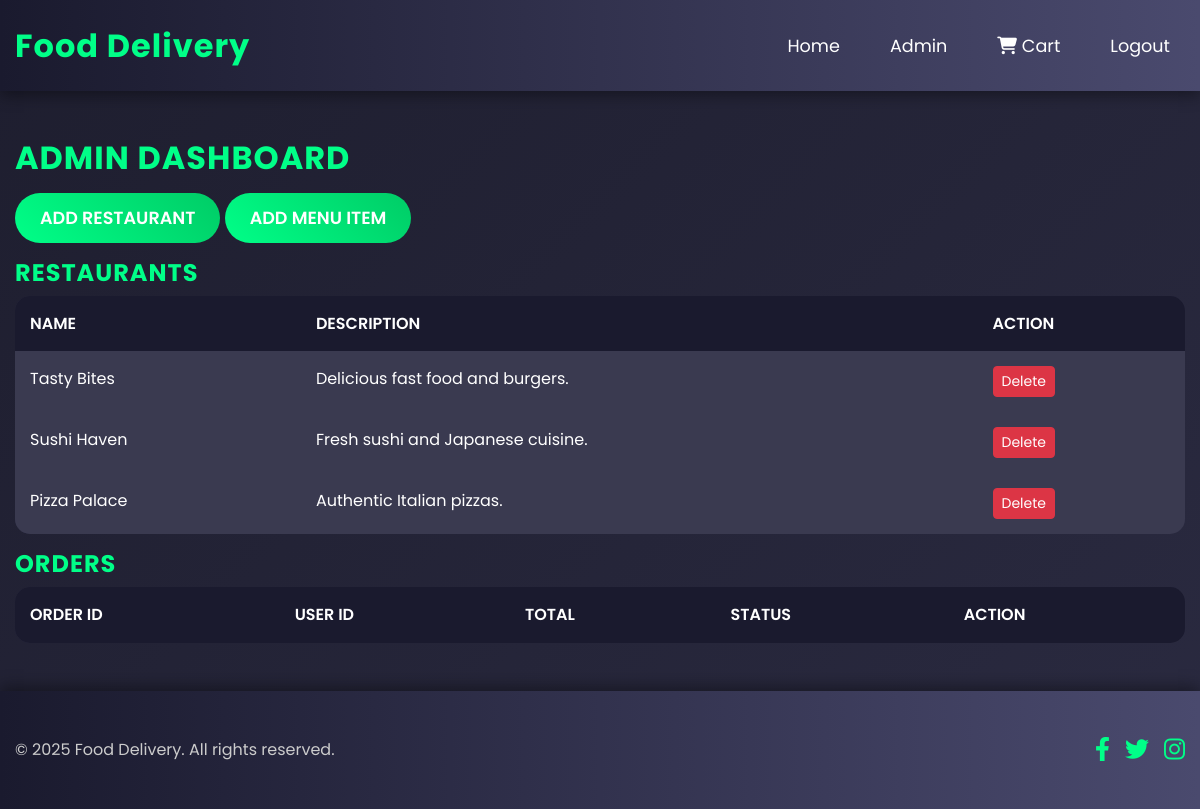
/admin/index.php (signed in), run on the app's committed database.
### tables this page shows
CREATE TABLE restaurants (
    id INT AUTO_INCREMENT PRIMARY KEY,
    name VARCHAR(255) NOT NULL,
    description TEXT,
    image VARCHAR(255),
    created_at TIMESTAMP DEFAULT CURRENT_TIMESTAMP
);

### admin/index.php (the view, shortened to what this page needs)
<?php
require '../includes/config.php';
require '../includes/header.php';
$stmt = $pdo->query("SELECT * FROM restaurants");
$restaurants = $stmt->fetchAll();
?>
<div class="container my-5">
    <h2>Admin Dashboard</h2>
    <a href="add_restaurant.php" class="btn btn-primary mb-3">Add Restaurant</a>
    <a href="add_menu.php" class="btn btn-primary mb-3">Add Menu Item</a>
    <h3>Restaurants</h3>
    <table class="table table-dark">
        <thead>
            <tr>
                <th>Name</th>
                <th>Description</th>
                <th>Action</th>
            </tr>
        </thead>
        <tbody>
            <?php foreach ($restaurants as $restaurant): ?>
                <tr>
                    <td><?php echo $restaurant['name']; ?></td>
                    <td><?php echo $restaurant['description']; ?></td>
                    <td><a href="delete_restaurant.php?id=<?php echo $restaurant['id']; ?>" class="btn btn-danger btn-sm">Delete</a></td>
                </tr>
            <?php endforeach; ?>
        </tbody>
    </table>
    <h3>Orders</h3>
    <table class="table table-dark">
        <thead>
            <tr>
                <th>Order ID</th>
                <th>User ID</th>
                <th>Total</th>
                <th>Status</th>
                <th>Action</th>
            </tr>
        </thead>
    </table>
</div>
<?php require '../includes/footer.php'; ?>

### assets/css/style.css (style rules this page uses)
* { margin: 0; padding: 0; box-sizing: border-box; }
body { font-family: 'Poppins', sans-serif; background: linear-gradient(135deg, #1e1e2f, #2a2a40); color: #fff; min-height: 100vh; line-height: 1.6; }
.container { max-width: 1200px; margin: 0 auto; padding: 0 15px; }
h1, h2, h3 { color: #00ff88; font-weight: 700; text-transform: uppercase; letter-spacing: 1px; }
h2 { font-size: 2rem; margin-bottom: 15px; }
h3 { font-size: 1.5rem; }
.btn-primary { background: linear-gradient(45deg, #00ff88, #00cc66); border: none; border-radius: 50px; padding: 12px 25px; font-size: 1.1rem; font-weight: 600; text-transform: uppercase; transition: transform 0.3s ease, background 0.3s ease; }
.table-dark { background: #2a2a40; border-radius: 15px; overflow: hidden; }
.table-dark th, .table-dark td { border: none; padding: 15px; color: #fff; }
.table-dark th { background: #1a1a2e; font-weight: 600; text-transform: uppercase; }
.table-dark td { background: #3a3a50; }

### data on the page
restaurants: name "Tasty Bites", description "Delicious fast food and burgers."
restaurants: name "Sushi Haven", description "Fresh sushi and Japanese cuisine."
restaurants: name "Pizza Palace", description "Authentic Italian pizzas."
